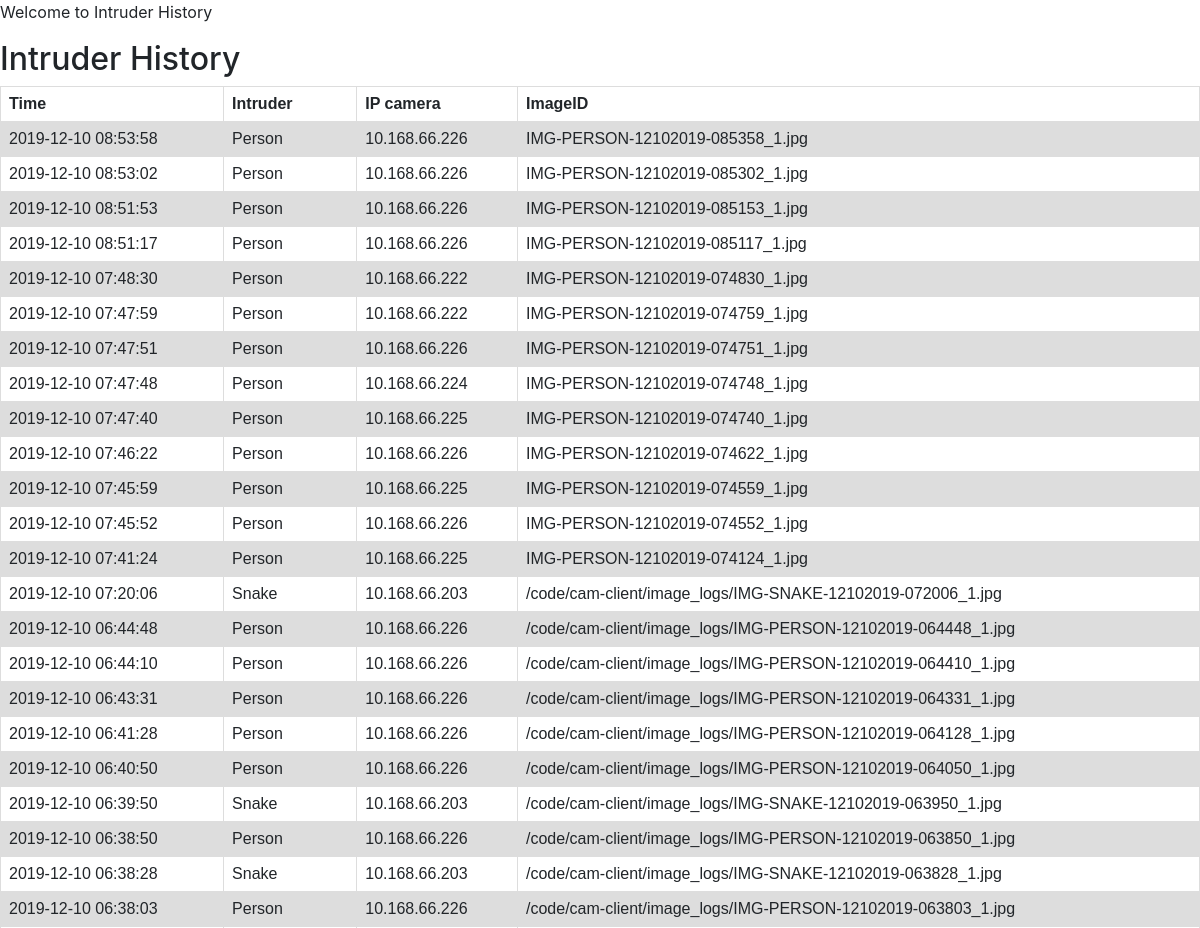
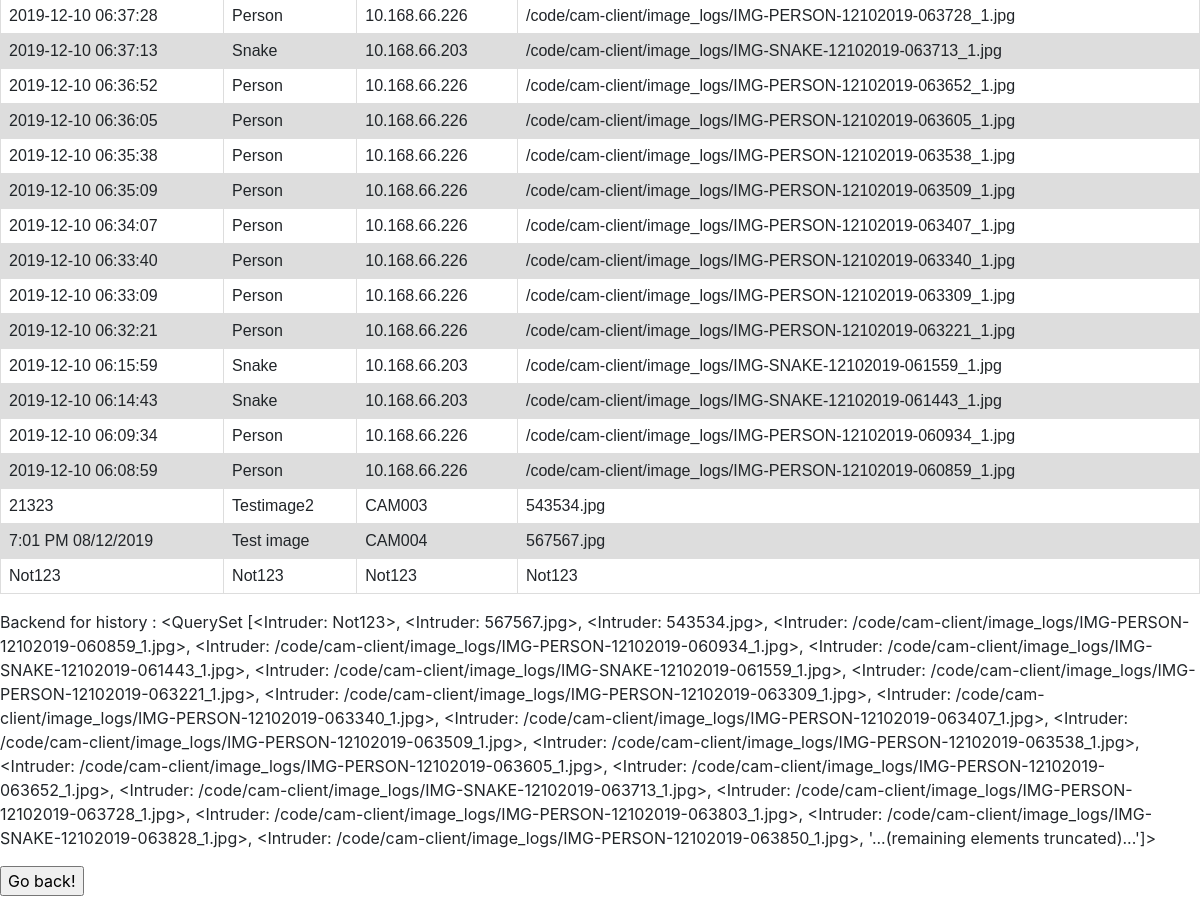
The page /test8/ on the database its author committed (2 pictures, top to bottom).
### example/models.py (models this page shows, shortened)
class Intruder(models.Model):
    Intru = models.CharField(max_length=10)
    IPcam = models.CharField(max_length=10)
    Time = models.CharField(max_length=30)
    ImageID = models.CharField(max_length=50)
    def __str__(self):
        return self.ImageID

### example/viewstest.py (the view)
# urls.py: url(r'test8/$', viewstest.test8),
def test8(request) :
    template = loader.get_template('test8.html')
    header_str = 'Intruder History'
    posts = Intruder.objects.all()
    args = {'var8': header_str, 'posts': posts }
    return HttpResponse(template.render(args, request))

### example/templates/test8.html (shortened to what this page needs)
{% extends 'base.html' %}
{% block body %}
<p>
    Welcome to Intruder History
</p>
<body>
    <h2>{{ var8 }}</h2>
    <table>
        <tr>
            <th>Time</th>
            <th>Intruder</th>
            <th>IP camera</th>
            <th>ImageID</th>
        </tr>
        {% for Intruder in posts reversed %}
        <tr>
            <td>{{ Intruder.Time }}</td>
            <td>{{ Intruder.Intru }}</td>
            <td>{{ Intruder.IPcam }}</td>
            <td>{{ Intruder.ImageID }}</td>
        </tr>
        {% endfor %}
    </table>
    <p>Backend for history : {{posts}}</p>
    <p><form>
        <input type="button" value="Go back!" onclick="history.back()">
        </form>
    </p>
</body>
{% endblock %}

### example/templates/base.html (style rules this page uses)
table { font-family: arial, sans-serif; border-collapse: collapse; width: 100%; }
td, th { border: 1px solid #dddddd; text-align: left; padding: 8px; }
tr:nth-child(even) { background-color: #dddddd; }

### rows shown on the page
Intruder: Time "2019-12-10 08:53:58", Intru "Person", IPcam "10.168.66.226", ImageID "IMG-PERSON-12102019-085358_1.jpg"
Intruder: Time "2019-12-10 08:53:02", Intru "Person", IPcam "10.168.66.226", ImageID "IMG-PERSON-12102019-085302_1.jpg"
Intruder: Time "2019-12-10 08:51:53", Intru "Person", IPcam "10.168.66.226", ImageID "IMG-PERSON-12102019-085153_1.jpg"
Intruder: Time "2019-12-10 08:51:17", Intru "Person", IPcam "10.168.66.226", ImageID "IMG-PERSON-12102019-085117_1.jpg"
Intruder: Time "2019-12-10 07:48:30", Intru "Person", IPcam "10.168.66.222", ImageID "IMG-PERSON-12102019-074830_1.jpg"
Intruder: Time "2019-12-10 07:47:59", Intru "Person", IPcam "10.168.66.222", ImageID "IMG-PERSON-12102019-074759_1.jpg"
Intruder: Time "2019-12-10 07:47:51", Intru "Person", IPcam "10.168.66.226", ImageID "IMG-PERSON-12102019-074751_1.jpg"
Intruder: Time "2019-12-10 07:47:48", Intru "Person", IPcam "10.168.66.224", ImageID "IMG-PERSON-12102019-074748_1.jpg"
Intruder: Time "2019-12-10 07:47:40", Intru "Person", IPcam "10.168.66.225", ImageID "IMG-PERSON-12102019-074740_1.jpg"
Intruder: Time "2019-12-10 07:46:22", Intru "Person", IPcam "10.168.66.226", ImageID "IMG-PERSON-12102019-074622_1.jpg"
Intruder: Time "2019-12-10 07:45:59", Intru "Person", IPcam "10.168.66.225", ImageID "IMG-PERSON-12102019-074559_1.jpg"
Intruder: Time "2019-12-10 07:45:52", Intru "Person", IPcam "10.168.66.226", ImageID "IMG-PERSON-12102019-074552_1.jpg"
Intruder: Time "2019-12-10 07:41:24", Intru "Person", IPcam "10.168.66.225", ImageID "IMG-PERSON-12102019-074124_1.jpg"
Intruder: Time "2019-12-10 07:20:06", Intru "Snake", IPcam "10.168.66.203", ImageID "/code/cam-client/image_logs/IMG-SNAKE-12102019-072006_1.jpg"
Intruder: Time "2019-12-10 06:44:48", Intru "Person", IPcam "10.168.66.226", ImageID "/code/cam-client/image_logs/IMG-PERSON-12102019-064448_1.jpg"
Intruder: Time "2019-12-10 06:44:10", Intru "Person", IPcam "10.168.66.226", ImageID "/code/cam-client/image_logs/IMG-PERSON-12102019-064410_1.jpg"
Intruder: Time "2019-12-10 06:43:31", Intru "Person", IPcam "10.168.66.226", ImageID "/code/cam-client/image_logs/IMG-PERSON-12102019-064331_1.jpg"
Intruder: Time "2019-12-10 06:41:28", Intru "Person", IPcam "10.168.66.226", ImageID "/code/cam-client/image_logs/IMG-PERSON-12102019-064128_1.jpg"
Intruder: Time "2019-12-10 06:40:50", Intru "Person", IPcam "10.168.66.226", ImageID "/code/cam-client/image_logs/IMG-PERSON-12102019-064050_1.jpg"
Intruder: Time "2019-12-10 06:39:50", Intru "Snake", IPcam "10.168.66.203", ImageID "/code/cam-client/image_logs/IMG-SNAKE-12102019-063950_1.jpg"
Intruder: Time "2019-12-10 06:38:50", Intru "Person", IPcam "10.168.66.226", ImageID "/code/cam-client/image_logs/IMG-PERSON-12102019-063850_1.jpg"
Intruder: Time "2019-12-10 06:38:28", Intru "Snake", IPcam "10.168.66.203", ImageID "/code/cam-client/image_logs/IMG-SNAKE-12102019-063828_1.jpg"
Intruder: Time "2019-12-10 06:38:03", Intru "Person", IPcam "10.168.66.226", ImageID "/code/cam-client/image_logs/IMG-PERSON-12102019-063803_1.jpg"
Intruder: Time "2019-12-10 06:37:28", Intru "Person", IPcam "10.168.66.226", ImageID "/code/cam-client/image_logs/IMG-PERSON-12102019-063728_1.jpg"
Intruder: Time "2019-12-10 06:37:13", Intru "Snake", IPcam "10.168.66.203", ImageID "/code/cam-client/image_logs/IMG-SNAKE-12102019-063713_1.jpg"
Intruder: Time "2019-12-10 06:36:52", Intru "Person", IPcam "10.168.66.226", ImageID "/code/cam-client/image_logs/IMG-PERSON-12102019-063652_1.jpg"
Intruder: Time "2019-12-10 06:36:05", Intru "Person", IPcam "10.168.66.226", ImageID "/code/cam-client/image_logs/IMG-PERSON-12102019-063605_1.jpg"
Intruder: Time "2019-12-10 06:35:38", Intru "Person", IPcam "10.168.66.226", ImageID "/code/cam-client/image_logs/IMG-PERSON-12102019-063538_1.jpg"
Intruder: Time "2019-12-10 06:35:09", Intru "Person", IPcam "10.168.66.226", ImageID "/code/cam-client/image_logs/IMG-PERSON-12102019-063509_1.jpg"
Intruder: Time "2019-12-10 06:34:07", Intru "Person", IPcam "10.168.66.226", ImageID "/code/cam-client/image_logs/IMG-PERSON-12102019-063407_1.jpg"
Intruder: Time "2019-12-10 06:33:40", Intru "Person", IPcam "10.168.66.226", ImageID "/code/cam-client/image_logs/IMG-PERSON-12102019-063340_1.jpg"
Intruder: Time "2019-12-10 06:33:09", Intru "Person", IPcam "10.168.66.226", ImageID "/code/cam-client/image_logs/IMG-PERSON-12102019-063309_1.jpg"
Intruder: Time "2019-12-10 06:32:21", Intru "Person", IPcam "10.168.66.226", ImageID "/code/cam-client/image_logs/IMG-PERSON-12102019-063221_1.jpg"
Intruder: Time "2019-12-10 06:15:59", Intru "Snake", IPcam "10.168.66.203", ImageID "/code/cam-client/image_logs/IMG-SNAKE-12102019-061559_1.jpg"
Intruder: Time "2019-12-10 06:14:43", Intru "Snake", IPcam "10.168.66.203", ImageID "/code/cam-client/image_logs/IMG-SNAKE-12102019-061443_1.jpg"
Intruder: Time "2019-12-10 06:09:34", Intru "Person", IPcam "10.168.66.226", ImageID "/code/cam-client/image_logs/IMG-PERSON-12102019-060934_1.jpg"
Intruder: Time "2019-12-10 06:08:59", Intru "Person", IPcam "10.168.66.226", ImageID "/code/cam-client/image_logs/IMG-PERSON-12102019-060859_1.jpg"
Intruder: Time "21323", Intru "Testimage2", IPcam "CAM003", ImageID "543534.jpg"
Intruder: Time "7:01 PM 08/12/2019", Intru "Test image", IPcam "CAM004", ImageID "567567.jpg"
Intruder: Time "Not123", Intru "Not123", IPcam "Not123", ImageID "Not123", ImageID.ImageID "<QuerySet [<Intruder: Not123>, <Intruder: 567567.jpg>, <Intruder: 543534.jpg>, <Intruder: /code/cam-client/image_logs/IMG-PERSON-12102019-060859_1.jpg>, <Intruder: /code/cam-client/image_logs/IMG-PERSON-12102019-060934_1.jpg>, <Intruder: /code/cam-client/image_logs/IMG-SNAKE-12102019-061443_1.jpg>, <Intruder: /code/cam-client/image_logs/IMG-SNAKE-12102019-061559_1.jpg>, <Intruder: /code/cam-client/image_logs/IMG-PERSON-12102019-063221_1.jpg>, <Intruder: /code/cam-client/image_logs/IMG-PERSON-12102019-063309_1.jpg>, <Intruder: /code/cam-client/image_logs/IMG-PERSON-12102019-063340_1.jpg>, <Intruder: /code/cam-client/image_logs/IMG-PERSON-12102019-063407_1.jpg>, <Intruder:…"

### other values the page prints
{{ var8 }} "Intruder History"
